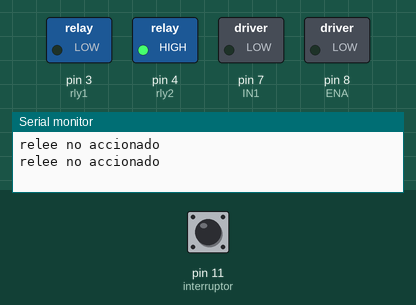
Recording of a sketch running on a simulated Arduino Uno, built with avr-gcc and run on an emulated ATmega328P. Shown: switched loads named in the sketch (green lamp = pin HIGH), the last lines printed to the serial monitor. The test bench sets the inputs (shaded band); at power-on: pin 11 (interruptor) LOW.

Above: at 2.8 s.
2.9 s: pin 11 (interruptor) pulled HIGH for 1.2 s
At 5.5 s:
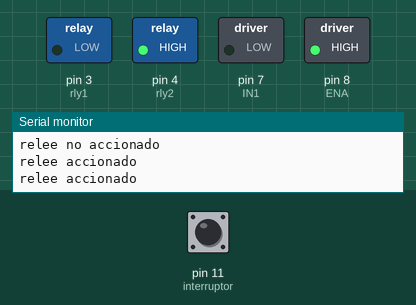
6.5 s: pin 11 (interruptor) pulled HIGH for 3.2 s
At 8.2 s:
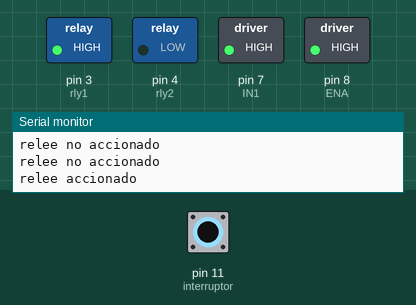
Timing chart, 0 to 11.5 s (numbered marks = the images above; inputs shaded):
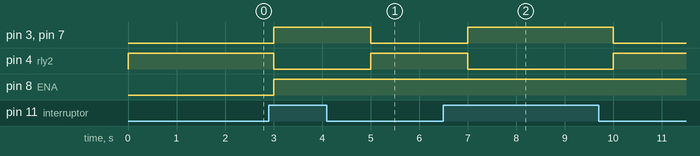

The sketch:

Script_arduino__versi_n_final_.ino
```cpp
int rly1=3;
int rly2=4;
int IN1=7;
int ENA=8;
int interruptor=11;
int motor;

void setup() {
  Serial.begin(9600);
  pinMode(rly1,OUTPUT);
  pinMode(rly2,OUTPUT);
  pinMode(IN1,OUTPUT);
  pinMode(ENA,OUTPUT);
  pinMode(interruptor,INPUT);
}

void loop() {
  motor=digitalRead(interruptor);

  if(motor==HIGH){
    digitalWrite(rly1,HIGH);
    digitalWrite(rly2,LOW);
    digitalWrite(IN1,HIGH);
    digitalWrite(ENA,1000);
    delay(1000);
    Serial.print("relee accionado\n");
  }
  if(motor==LOW){
    digitalWrite(rly1,LOW);
    digitalWrite(rly2,HIGH);
    digitalWrite(IN1,LOW);
    delay(1000);
    Serial.print("relee no accionado\n");
  }
}
```

Measured:
- after the input at 2.9 s, pin 3 (rly1), pin 7 (IN1): LOW → HIGH after 0.10 s, → LOW 2.0 s later; pin 4 (rly2): HIGH → LOW after 0.10 s, → HIGH 2.0 s later; pin 8 (ENA): LOW → HIGH after 0.10 s
- after the input at 6.5 s, pin 3 (rly1), pin 7 (IN1): LOW → HIGH after 0.50 s, → LOW 3.0 s later; pin 4 (rly2): HIGH → LOW after 0.50 s, → HIGH 3.0 s later
